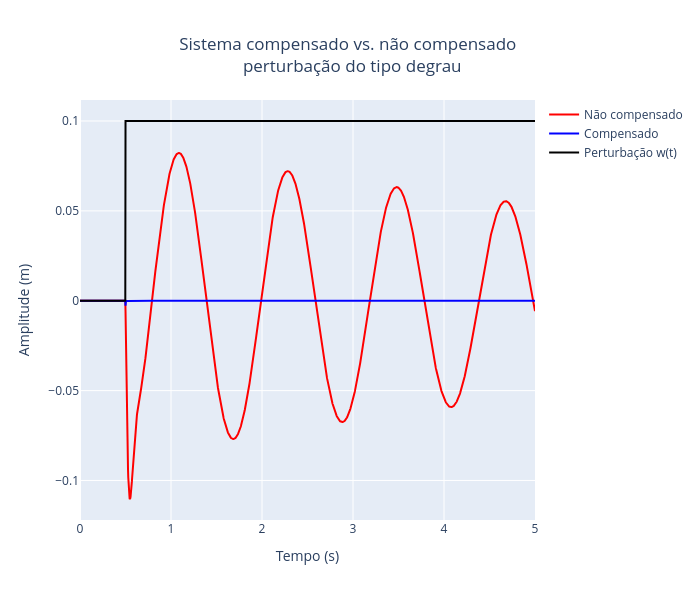

Write notebook code for a chart like this one.
### Markdown cell above
### Pertubação do tipo degrau

### Code cell
# Perturbação: degrau de 0.1 em t = 0.5 s
df = pd.read_csv("degrau.csv")
plot_resposta_sistema(df, Gw, Gu, C, titulo='Sistema compensado vs. não compensado <br> perturbação do tipo degrau')

### Figure 1 — Plotly figure (JSON) as saved in the notebook; plotly's stock layout.template omitted (floating-point values rounded to 4 significant figures; data arrays with more than 128 entries replaced by an {"elided": "..."} marker saying what was removed)
{"data": [{"line": {"color": "red"}, "mode": "lines", "name": "Não compensado", "type": "scatter", "x": {"elided": "2000 float values"}, "y": {"elided": "2000 float values"}}, {"line": {"color": "blue"}, "mode": "lines", "name": "Compensado", "type": "scatter", "x": {"elided": "2000 float values"}, "y": {"elided": "2000 float values"}}, {"line": {"color": "black"}, "mode": "lines", "name": "Perturbação w(t)", "type": "scatter", "x": {"elided": "2000 float values"}, "y": {"elided": "2000 float values"}}], "layout": {"height": 600, "title": {"text": "Sistema compensado vs. não compensado <br> perturbação do tipo degrau", "x": 0.5, "xanchor": "center"}, "width": 700, "xaxis": {"title": {"text": "Tempo (s)"}}, "yaxis": {"title": {"text": "Amplitude (m)"}}}}
